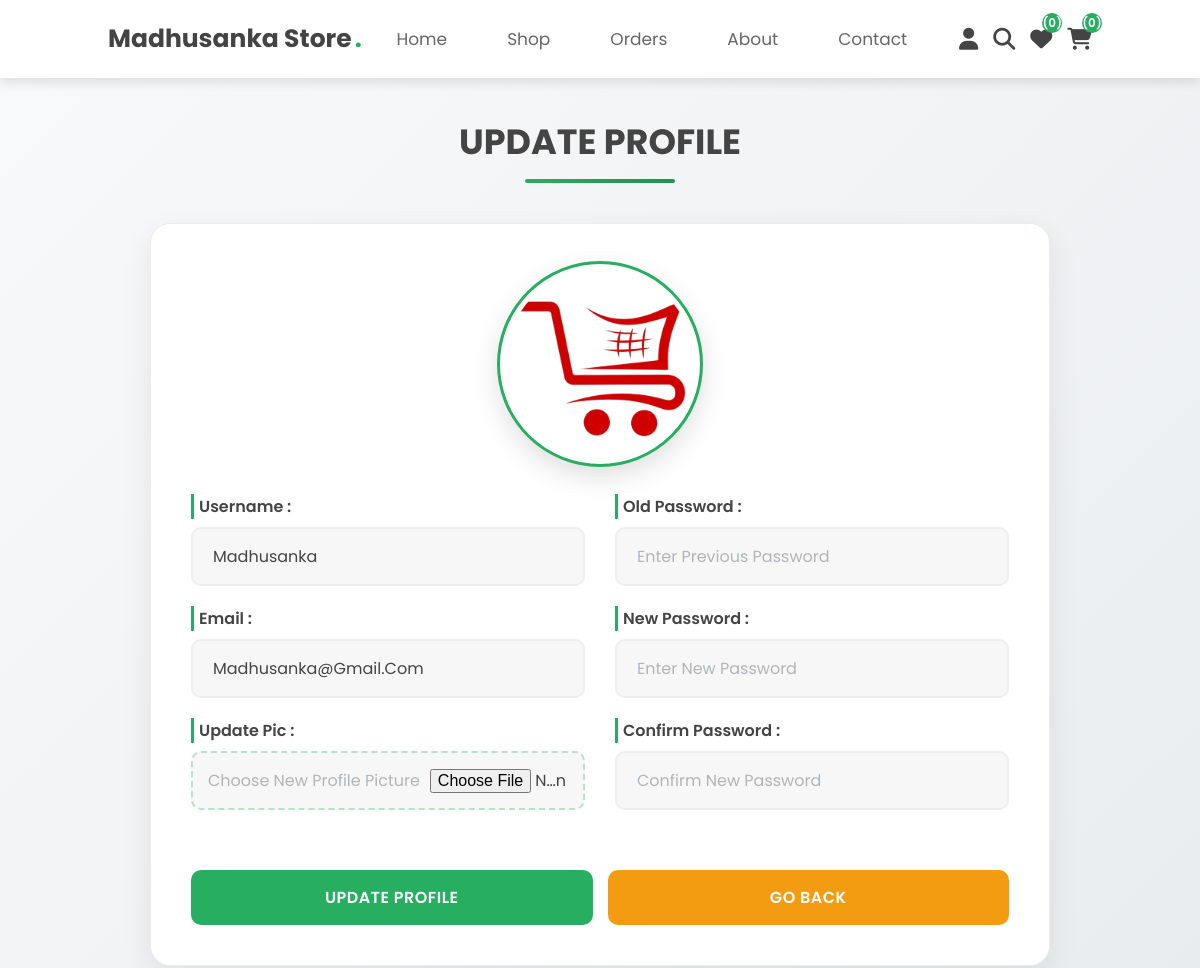
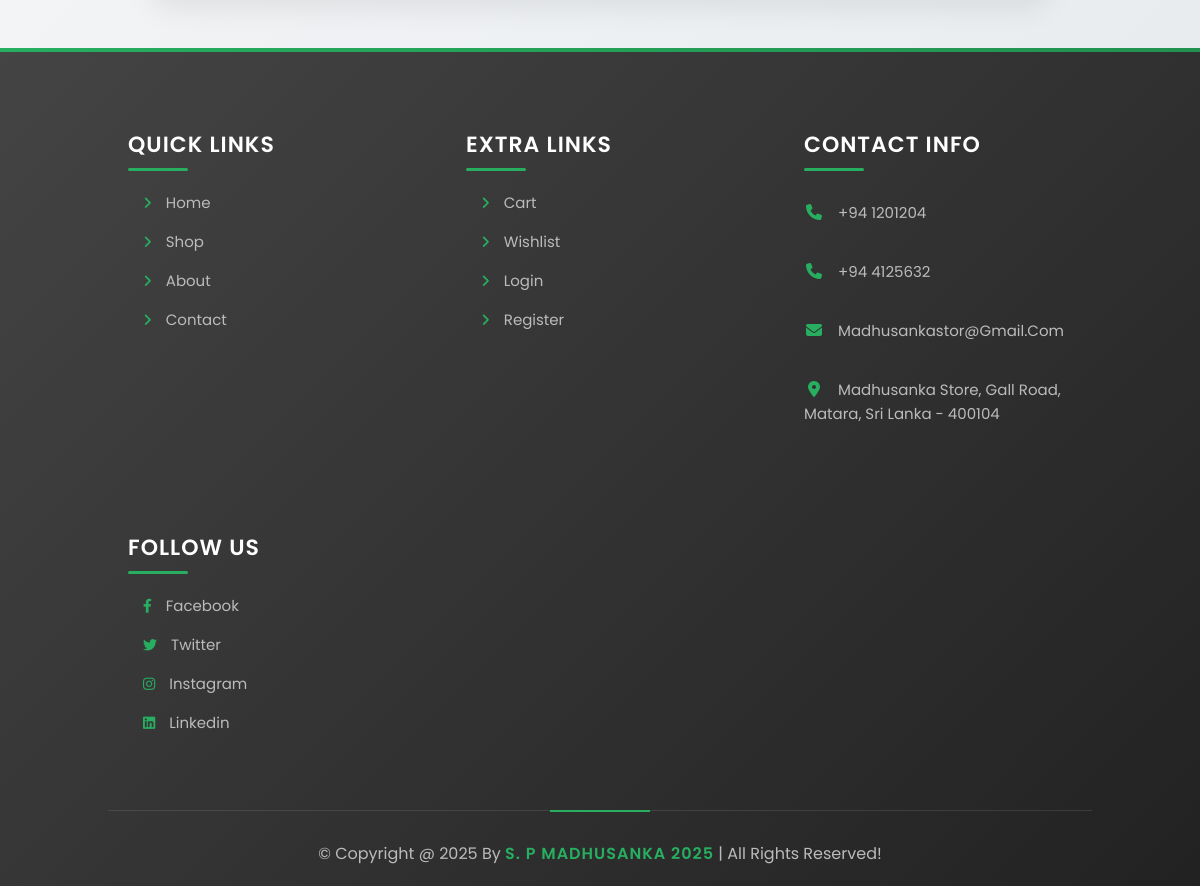
The page /user_profile_update.php (signed in) on the database its author committed (2 pictures, top to bottom).
### tables this page shows
CREATE TABLE `users` (
  `id` int(100) NOT NULL,
  `name` varchar(100) NOT NULL,
  `email` varchar(100) NOT NULL,
  `password` varchar(100) NOT NULL,
  `user_type` varchar(20) NOT NULL DEFAULT 'user',
  `image` varchar(100) NOT NULL
);

### user_profile_update.php (the view, shortened to what this page needs)
<?php
@include 'config.php';
$user_id = $_SESSION['user_id'] ?? null;
?>
<!DOCTYPE html>
<html lang="en">
<head>
   <link rel="stylesheet" href="https://cdnjs.cloudflare.com/ajax/libs/font-awesome/6.1.1/css/all.min.css">
   <link rel="stylesheet" href="css/home.css">
   <link rel="stylesheet" href="css/user_profile.css">
</head>
<body>
<?php include 'header.php'; ?>
<section class="update-profile">
   <h1 class="title">update profile</h1>
   <form action="" method="POST" enctype="multipart/form-data">
      <img src="uploaded_img/<?= htmlspecialchars($fetch_profile['image'] ?? ''); ?>" alt="">
      <div class="flex">
         <div class="inputBox">
            <span>username :</span>
            <input type="text" name="name" value="<?= htmlspecialchars($fetch_profile['name'] ?? ''); ?>" placeholder="update username" required class="box">
            <span>email :</span>
            <input type="email" name="email" value="<?= htmlspecialchars($fetch_profile['email'] ?? ''); ?>" placeholder="update email" required class="box">
            <span>update pic :</span>
            <input type="file" name="image" accept="image/jpg, image/jpeg, image/png" class="box">
         </div>
         <div class="inputBox">
            <span>old password :</span>
            <input type="password" name="update_pass" placeholder="enter previous password" class="box">
            <span>new password :</span>
            <input type="password" name="new_pass" placeholder="enter new password" class="box">
            <span>confirm password :</span>
            <input type="password" name="confirm_pass" placeholder="confirm new password" class="box">
         </div>
      </div>
      <div class="flex-btn">
         <input type="submit" class="btn" value="update profile" name="update_profile">
         <a href="home.php" class="option-btn">go back</a>
      </div>
   </form>
</section>
<?php include 'footer.php'; ?>
</body>
</html>

### css/home.css (style rules this page uses)
:root { --green: #27ae60; --dark-color: #219150; --black: #444; --light-color: #666; --border: .1rem solid rgba(0,0,0,.1); --border-hover: .1rem solid var(--black); --box-shadow: 0 .5rem 1rem rgba(0,0,0,.1); }
* { font-family: 'Poppins', sans-serif; margin: 0; padding: 0; box-sizing: border-box; outline: none; border: none; text-decoration: none; text-transform: capitalize; transition: all .2s linear; transition: width none; }
html { font-size: 62.5%; overflow-x: hidden; scroll-padding-top: 5rem; scroll-behavior: smooth; }
body { background: #f7f7f7; }
.btn { display: inline-block; margin-top: 1rem; padding: .9rem 3rem; border-radius: .5rem; background: var(--green); color: #fff; font-size: 1.7rem; cursor: pointer; font-weight: 500; }
.option-btn { display: inline-block; margin-top: 1rem; padding: .9rem 3rem; border-radius: .5rem; background: #f39c12; color: #fff; font-size: 1.7rem; cursor: pointer; font-weight: 500; }
.title { text-align: center; margin-bottom: 2rem; position: relative; font-size: 3.5rem; color: var(--black); text-transform: uppercase; padding-bottom: 1rem; }
.title::after { content: ''; position: absolute; bottom: 0; left: 50%; transform: translateX(-50%); width: 10rem; height: .3rem; background: var(--green); }

### css/user_profile.css (style rules this page uses)
.update-profile { padding: 5rem 9%; min-height: calc(100vh - 6.5rem); background: linear-gradient(135deg, #f8f9fa 0%, #e9ecef 100%); margin-top: 6.5rem; display: flex; flex-direction: column; align-items: center; justify-content: center; }
.update-profile .title { text-align: center; margin-bottom: 4rem; position: relative; font-size: 3.5rem; color: var(--black); text-transform: uppercase; padding-bottom: 1.5rem; }
.update-profile .title::after { content: ''; position: absolute; bottom: 0; left: 50%; transform: translateX(-50%); width: 15rem; height: 4px; background: linear-gradient(90deg, var(--green), var(--dark-color)); border-radius: 2px; }
.update-profile form { max-width: 900px; width: 100%; margin: 0 auto; background: #fff; padding: 4rem; border-radius: 20px; box-shadow: 0 10px 30px rgba(0, 0, 0, 0.08); border: 1px solid #e0f2e9; transition: all 0.4s ease; animation: fadeIn 0.6s ease; }
.update-profile form img { display: block; margin: 0 auto 3rem; height: 20rem; width: 20rem; object-fit: cover; border-radius: 50%; box-shadow: 0 10px 30px rgba(0, 0, 0, 0.15); border: 5px solid #fff; outline: 3px solid var(--green); transition: all 0.3s ease; position: relative; }
.update-profile .flex { display: flex; gap: 3rem; margin-bottom: 3rem; flex-wrap: wrap; }
.update-profile .inputBox { flex: 1; min-width: 300px; }
.update-profile .inputBox span { display: block; font-size: 1.6rem; color: var(--black); margin-bottom: 0.8rem; font-weight: 600; padding-left: 0.5rem; border-left: 3px solid var(--green); }
.update-profile .box { width: 100%; padding: 1.5rem 2rem; font-size: 1.6rem; color: var(--black); background: #f7f7f7; border: 2px solid #eee; border-radius: 10px; margin-bottom: 2rem; transition: all 0.3s ease; }
.update-profile .box::placeholder { color: #adb5bd; }
.update-profile .box[type="file"] { padding: 1.5rem; cursor: pointer; position: relative; background: #f7f7f7; border: 2px dashed rgba(39, 174, 96, 0.3); }
.update-profile .box[type="file"]::before { content: 'Choose New Profile Picture'; display: inline-block; color: #adb5bd; margin-right: 1rem; }
.update-profile .flex-btn { display: flex; gap: 1.5rem; margin-top: 3rem; }
.update-profile .btn, .update-profile .option-btn { flex: 1; padding: 1.5rem; font-size: 1.6rem; font-weight: 600; border-radius: 10px; cursor: pointer; transition: all 0.3s ease; text-align: center; text-transform: uppercase; letter-spacing: 0.5px; border: none; text-decoration: none; display: flex; align-items: center; justify-content: center; gap: 0.8rem; }
.update-profile .btn { background: var(--green); color: #fff; }
.update-profile .option-btn { background: #f39c12; color: #fff; }
.update-profile form img { animation: pulse 2s infinite; }

### rows shown on the page
users: image (picture), name "Madhusanka", email "madhusanka@gmail.com"

### other values the page prints
$wishlist_count "0"
$cart_count "0"
